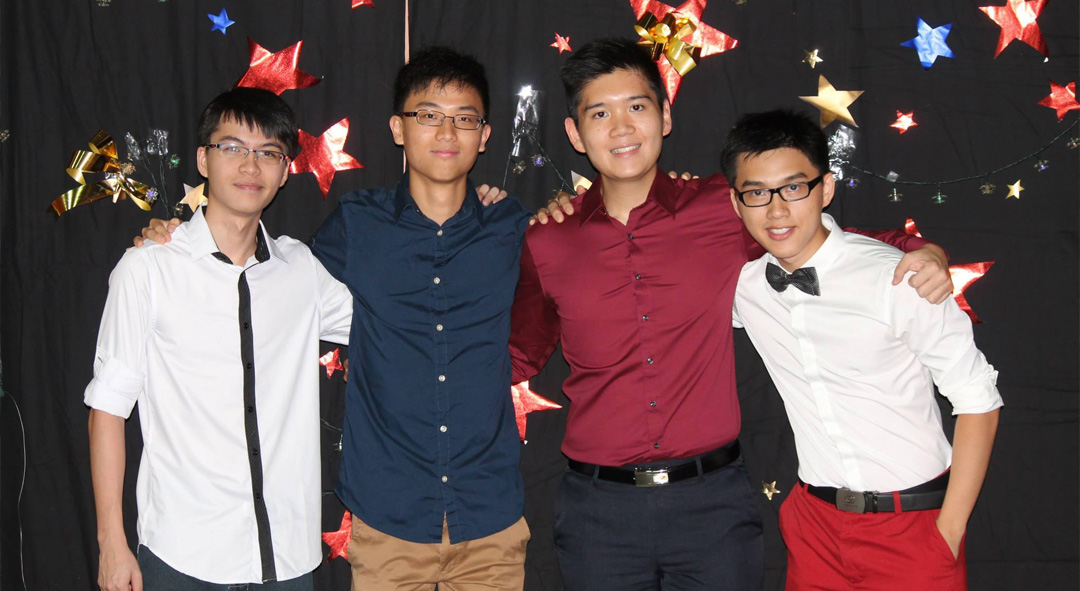
#> input picture 02_detectors_and_descriptors/03_facial_detection_and_recognition/images/photo.jpg, 1080 x 591 px
$ python face_detector.py
#> lines starting #> are read from the running program, lines starting #| are printed output that depends on the picture; after the words box and inside, x2 and y2 are one past the last pixel; in counts of white or black regions, pixels touching at a corner belong together
#> further down, image is the input picture: shape (591, 1080, 3); mean B, G, R 87, 85.9, 104.7
import cv2
import numpy as np

# change this to False when you're running on your local machine
USING_ONLINE_VM = True

class FaceDetector:
    def __init__(self):
        self.detector = cv2.CascadeClassifier("./cascades/haarcascade_frontalface_default.xml")

    def detect(self, image, draw=False):
#> called with draw = True
        gray = cv2.cvtColor(image, cv2.COLOR_BGR2GRAY)
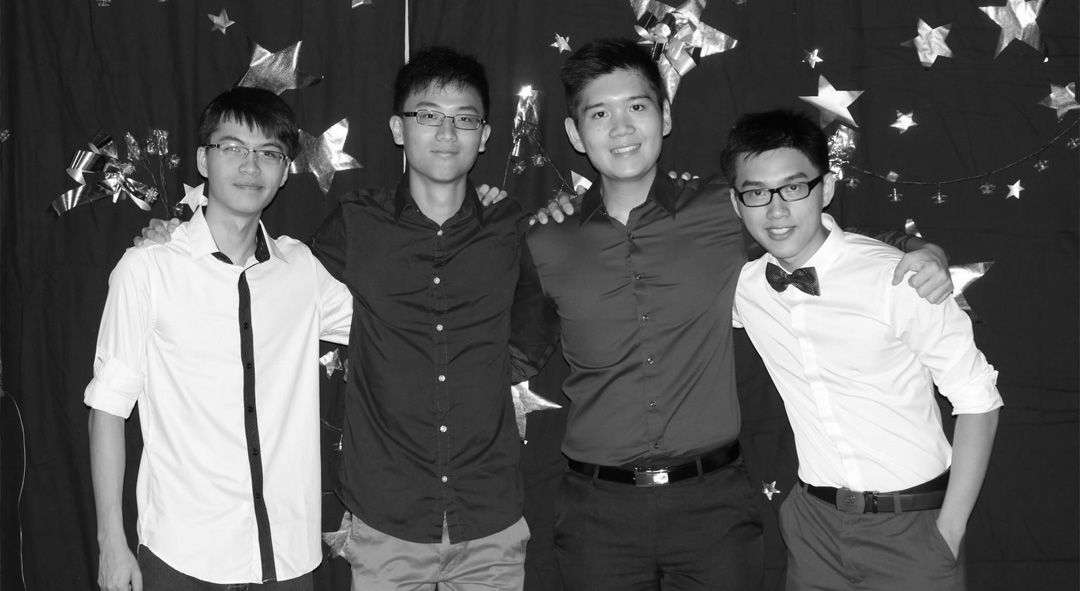
#> gray: shape (591, 1080); min 2, max 255, mean 91.7
        faces = self.detector.detectMultiScale(gray, 1.3, 5)
#> faces = [[207, 120, 87, 87], [572, 74, 97, 97], [397, 81, 99, 99], [721, 150, 103, 103]]
        if draw:
            for (x, y, w, h) in faces:
                cv2.rectangle(image, (x, y), (x + w, y + h), (0, 0, 255), 2)
#> this loop made 4 passes
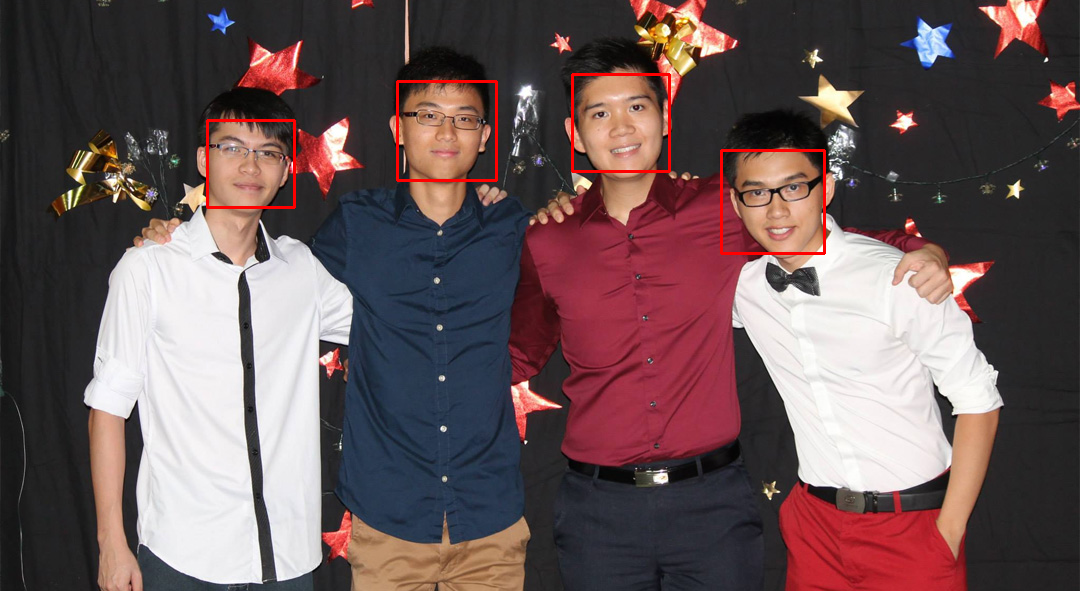
#> image: shape (591, 1080, 3); 0.72% of pixels changed, all inside (x1, y1, x2, y2) = (206, 73, 826, 255)

        return faces

if __name__ == "__main__":
    image = cv2.imread("./images/photo.jpg")
    detector = FaceDetector()
    detector.detect(image, draw=True)
    if USING_ONLINE_VM:
        cv2.imwrite("detected_faces.jpg", image)
    else:
        cv2.imshow("Faces", image)
        cv2.waitKey(0)
